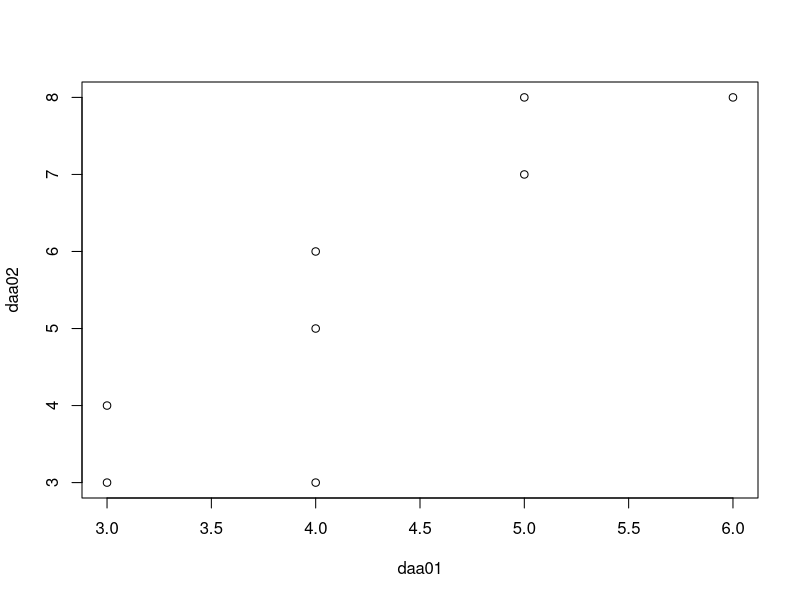

Generate this figure with R:
## ---- chunk 1
knitr::opts_chunk$set(echo = TRUE)
## ---- chunk 2
daa01<-c(5,6,3,4,3,4,5,4)
sum(
  (daa01-mean(daa01))^2
  )
## ---- chunk 3
sum(
  (daa01-mean(daa01))^2
  )/
  length(daa01)
## ---- chunk 4
var(daa01)*(length(daa01)-1)/length(daa01)
## ---- chunk 5
sqrt(
  var(daa01)*(length(daa01)-1)/length(daa01)
  )
## ---- chunk 6
sd(daa01)*
  sqrt(
  (length(daa01)-1)/length(daa01)
)
## ---- chunk 7
sd(daa01)*
  sqrt(
  (length(daa01)-1)/length(daa01)
)/
  mean(daa01)
## ---- chunk 8
daa02<-c(7,8,3,5,4,3,8,6)
cor(daa01,daa02,method="pearson")
## ---- chunk 9
plot(daa01,daa02)
